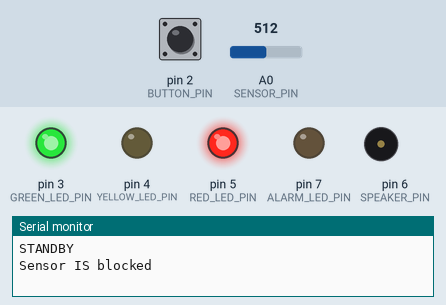
Recording of a sketch running on a simulated Arduino Uno, built with avr-gcc and run on an emulated ATmega328P. On the bench: output pins drawn as LEDs (lit = HIGH), buzzer (waves = sounding), the last lines printed to the serial monitor. Dashed ring = blinking. The test bench sets the inputs (shaded band); at power-on: A0 (SENSOR_PIN) = 512, pin 2 (BUTTON_PIN) HIGH.

Above: at 1.2 s.
1.3 s: A0 (SENSOR_PIN) set to 787
2.8 s: A0 (SENSOR_PIN) set to 815
At 4.0 s:
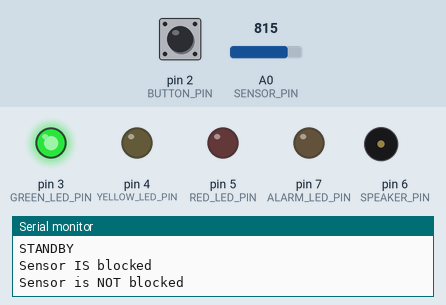
4.3 s: pin 2 (BUTTON_PIN) pulled LOW for 0.15 s
At 5.3 s:
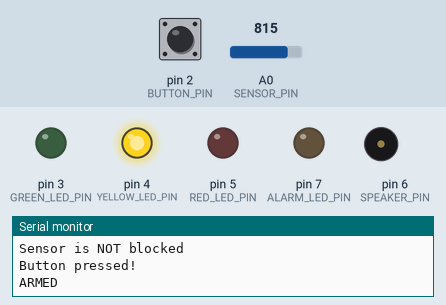
5.9 s: A0 (SENSOR_PIN) set to 790
At 7.3 s:
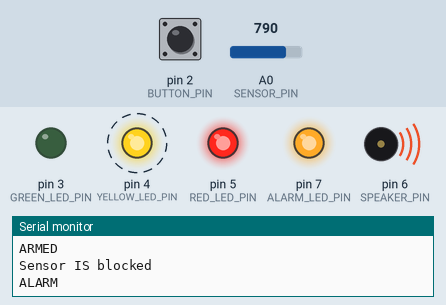
8.9 s: A0 (SENSOR_PIN) set to 810
At 9.3 s:
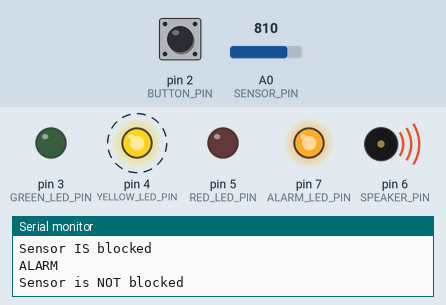
11.9 s: A0 (SENSOR_PIN) set to 716
At 13.8 s:
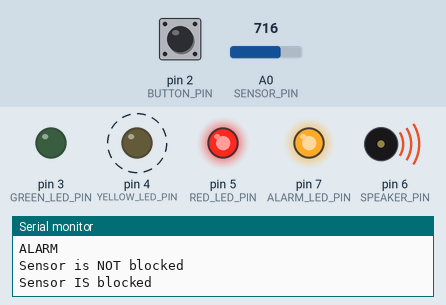
Timing chart, 0 to 15.9 s (numbered marks = the images above; inputs shaded):
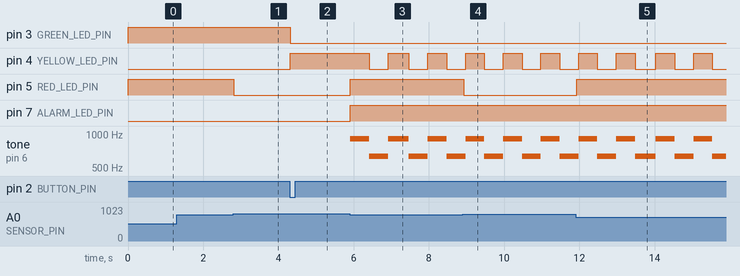

The sketch:

LaserAlarm.ino
```cpp
#define BUTTON_PIN      2
#define GREEN_LED_PIN   3
#define YELLOW_LED_PIN  4
#define RED_LED_PIN     5
#define SPEAKER_PIN     6
#define ALARM_LED_PIN   7

#define SENSOR_PIN        0
#define SENSOR_THRESHOLD  800

#define ALARM_PERIOD_MS 500
#define ALARM_LOW_FREQ  635
#define ALARM_HIGH_FREQ 912

#define CYCLE_PERIOD_MS (1000 / 20)


// *****************************
// State Management

typedef void (*StateCycleFunction) ();

StateCycleFunction stateCycle;


// *****************************
// Handling button

bool buttonPressed = false;

bool buttonGotPressed() {
  if (digitalRead(BUTTON_PIN) == 0) {
    bool buttonWasPressed = buttonPressed;
    buttonPressed = true;
    if (!buttonWasPressed) Serial.write("Button pressed!\n");
    return !buttonWasPressed;
  }
  else {
    buttonPressed = false;
    return false;
  }
}


// *****************************
// Handling Sensor

bool sensorIsOn = true;

bool checkSensor() {
  bool sensorWasOn = sensorIsOn;
  int value = analogRead(SENSOR_PIN);
//  for (int i = 0; i < value / 100; i++) Serial.write('X');
//  Serial.println();
  sensorIsOn = value > SENSOR_THRESHOLD;
  if (sensorWasOn != sensorIsOn) {
    if (sensorIsOn) Serial.println("Sensor is NOT blocked");
    else Serial.println("Sensor IS blocked");
    digitalWrite(RED_LED_PIN, !sensorIsOn);
  }
  return sensorIsOn;
}


// *****************************
// STANDBY STATE

void switchToStandbyState() {
  Serial.write("STANDBY\n");

  digitalWrite(GREEN_LED_PIN, 1);
  digitalWrite(YELLOW_LED_PIN, 0);
  digitalWrite(ALARM_LED_PIN, 0);

  noTone(SPEAKER_PIN);

  stateCycle = standbyCycle;
}

void standbyCycle() {

  checkSensor();

  if (buttonGotPressed()) {
    if (sensorIsOn) {
      switchToArmedState();
      return;
    }
    else Serial.println("Sensor is blocked - not arming");
  }
}


// *****************************
// ARMED STATE

void switchToArmedState() {
  Serial.println("ARMED");

  digitalWrite(GREEN_LED_PIN, 0);
  digitalWrite(YELLOW_LED_PIN, 1);
  digitalWrite(ALARM_LED_PIN, 0);

  noTone(SPEAKER_PIN);

  stateCycle = armedCycle;
}

void armedCycle() {
  if (!checkSensor()) {
    switchToAlarmState();
    return;
  }

  if (buttonGotPressed()) {
    switchToStandbyState();
    return;
  }
}


// *****************************
// ALARM STATE

unsigned long nextAlarmToneChange;
bool lowTone;

void switchToAlarmState() {
  Serial.println("ALARM");

  digitalWrite(GREEN_LED_PIN, 0);
  digitalWrite(YELLOW_LED_PIN, 1);
  digitalWrite(ALARM_LED_PIN, 1);

  noTone(SPEAKER_PIN);

  nextAlarmToneChange = 0;
  lowTone = true;

  stateCycle = alarmCycle;
}

void alarmCycle() {
  checkSensor();

  if (buttonGotPressed()) {
    switchToStandbyState();
    return;
  }

  unsigned long now = millis();
  if (now > nextAlarmToneChange) {
    nextAlarmToneChange = now + ALARM_PERIOD_MS;
    lowTone = !lowTone;
    if (lowTone) {
      digitalWrite(YELLOW_LED_PIN, 0);
      tone(SPEAKER_PIN, ALARM_LOW_FREQ);
    }
    else {
      digitalWrite(YELLOW_LED_PIN, 1);
      tone(SPEAKER_PIN, ALARM_HIGH_FREQ);
    }
  }

}


// *****************************
// Standard Program Lifecycle

void setup() {
  Serial.begin(57600);

  pinMode(BUTTON_PIN, INPUT_PULLUP);
  pinMode(GREEN_LED_PIN, OUTPUT);
  pinMode(YELLOW_LED_PIN, OUTPUT);
  pinMode(RED_LED_PIN, OUTPUT);
  pinMode(SPEAKER_PIN, OUTPUT);
  pinMode(ALARM_LED_PIN, OUTPUT);

  digitalWrite(RED_LED_PIN, 0);

  switchToStandbyState();
}

void loop() {
  StateCycleFunction prevStateCycle;
  do {
    prevStateCycle = stateCycle;
    stateCycle();
  } while (stateCycle != prevStateCycle);

  delay(CYCLE_PERIOD_MS);
}
```

Measured:
- the behaviour switches between 800 and 801 on A0 (SENSOR_PIN) (found by bisection; images 0 and 1)
- after the input at 1.3 s, every drawn part: stays the same
- after the input at 2.8 s, pin 5 (RED_LED_PIN): HIGH → LOW at once
- after the input at 4.3 s, pin 3 (GREEN_LED_PIN): HIGH → LOW at once; pin 4 (YELLOW_LED_PIN): LOW → HIGH at once
- after the input at 5.9 s, pin 4 (YELLOW_LED_PIN): alternates HIGH for 0.53 s and LOW for 0.50 s, starting after 0.52 s; pin 5 (RED_LED_PIN), pin 7 (ALARM_LED_PIN): LOW → HIGH at once; tone on pin 6 (SPEAKER_PIN): alternates 912 Hz for 0.50 s and 635 Hz for 0.50 s, starting at once
- after the input at 8.9 s, pin 5 (RED_LED_PIN): HIGH → LOW at once
- after the input at 11.9 s, pin 5 (RED_LED_PIN): LOW → HIGH at once
